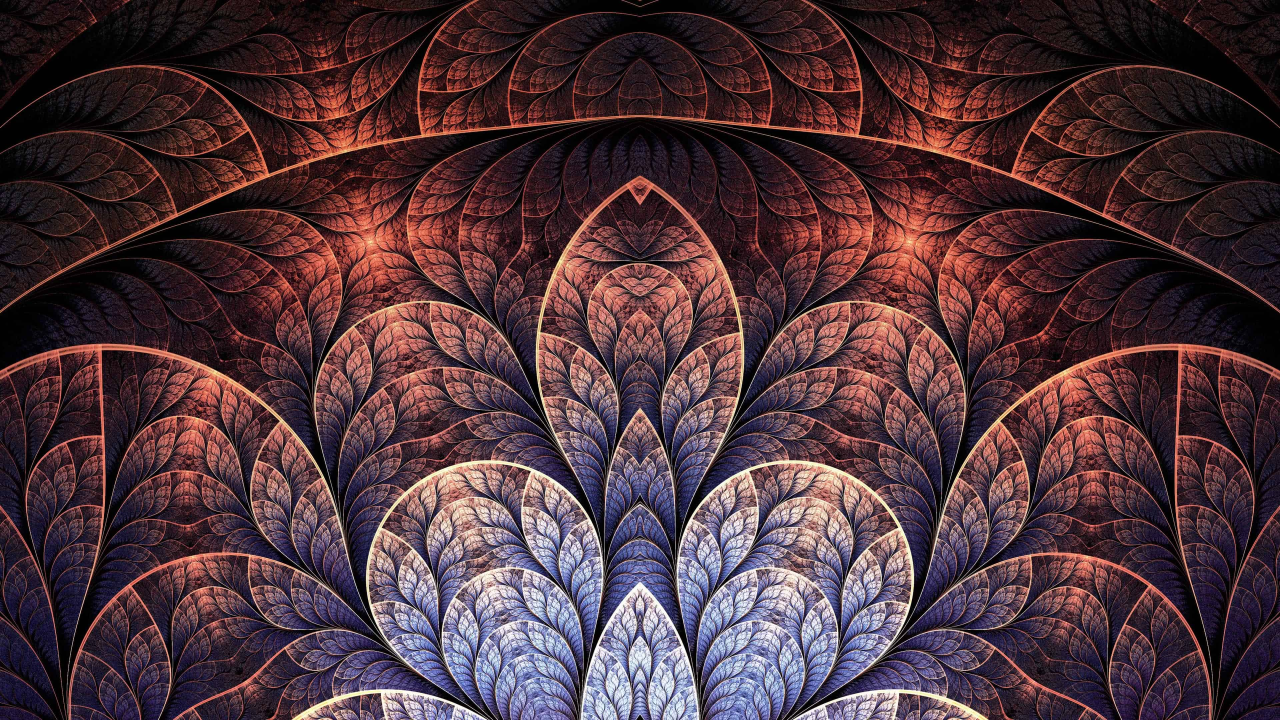
//> input picture picture.jpg, 3840 x 2160 px (shown at 1/3 size)
$ ./lab1   (built with g++ and OpenCV 4)
//> lines starting //> are read from the running program, lines starting //| are printed output that depends on the picture
#include <opencv2/core.hpp>
#include <opencv2/imgcodecs.hpp>
#include <opencv2/highgui.hpp>
#include <opencv2/imgproc.hpp>

#include <iostream>
#include <string>

constexpr unsigned max_lenght = 30;

int main(int argc, char** argv)
{
	std::string picture;
	if (argc != 2)
		picture = "picture.jpg";
	else
		picture = argv[1];


	cv::Mat image = cv::imread(picture, cv::IMREAD_COLOR);
//> image is the input picture: 2160 rows x 3840 cols, CV_8UC3; mean B, G, R 59.7, 52.8, 78

	if (image.empty())
	{
		std::cout << "Some error, couldn't read the file!" << std::endl;
		return -1;
	}

	cv::Mat resizedImg;
	cv::resize(image, resizedImg, cv::Size(), 0.3, 0.3, cv::INTER_AREA);
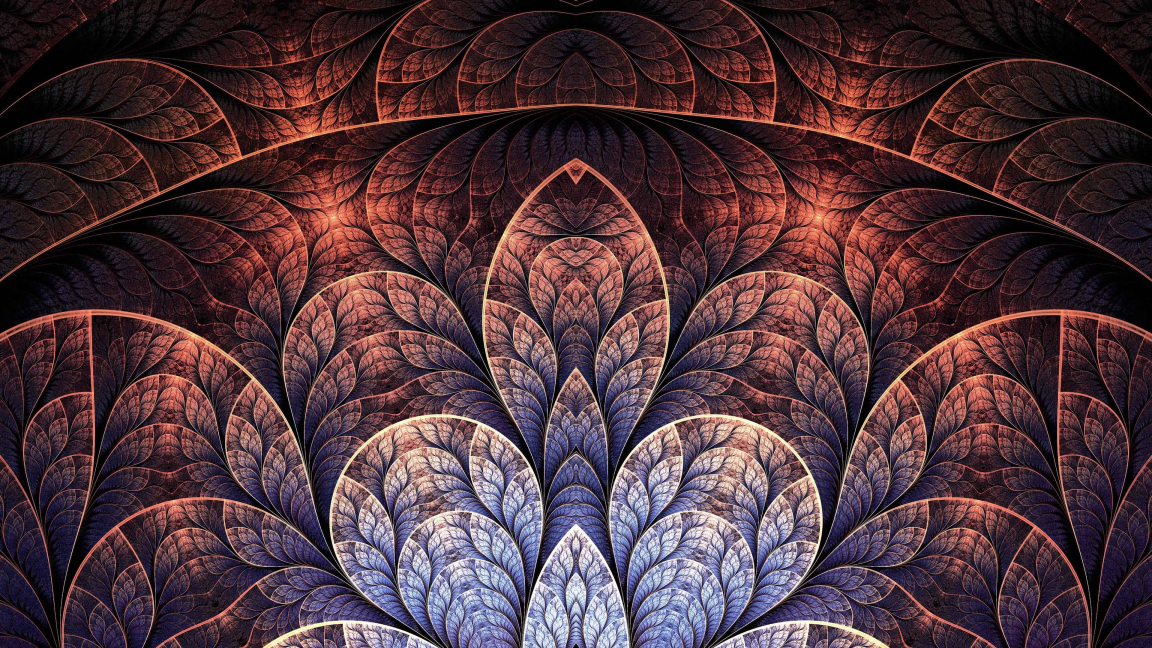
//> resizedImg: 648 rows x 1152 cols, CV_8UC3; mean B, G, R 59.7, 52.8, 78

	cv::Mat gaussianBlur;
	for (int i = 51; i > 1; i -= 2)
	{
		cv::GaussianBlur(resizedImg, gaussianBlur, cv::Size(i, i), 0, 0);

		cv::imshow("Gaussian BLURRRRR!", gaussianBlur);

		cv::waitKey(10);
	}
//> this loop made 25 passes
//> pass 1, `cv::GaussianBlur(resizedImg, gaussianBlur, cv::Size(i, i), 0, 0);`:
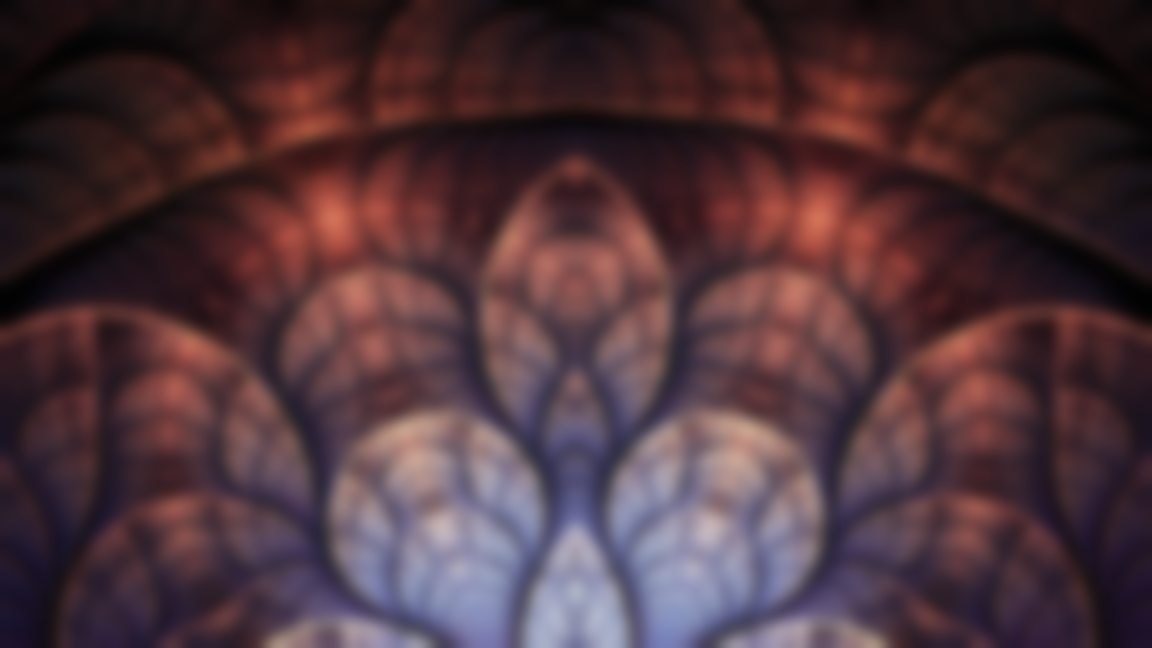
//> gaussianBlur: 648 rows x 1152 cols, CV_8UC3; mean B, G, R 59.7, 52.8, 78
	cv::imshow("Gaussian BLURRRRR!", resizedImg);
	cv::waitKey(0);
	cv::destroyAllWindows();

	return 0;
}
